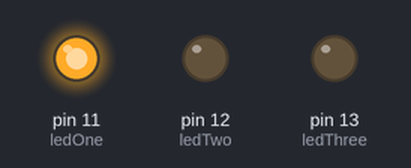
Simulated run of this sketch. Board: Arduino Uno, built with avr-gcc and run on an emulated ATmega328P. Shown: output pins drawn as LEDs (lit = HIGH).

Above: at 0.02 s.
At 0.72 s:
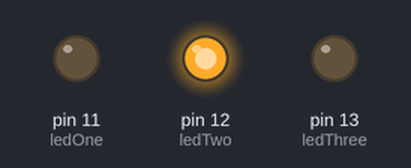
At 1.47 s:
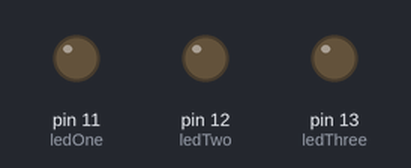
At 2.92 s:
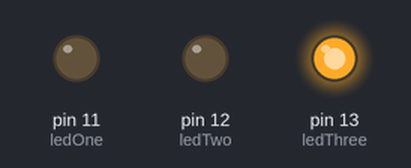
Timing chart, 0 to 3.2 s (numbered marks = the images above):
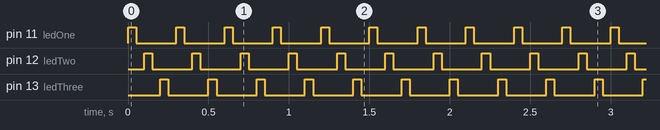

Measured:
- by itself, pin 11 (ledOne), pin 12 (ledTwo), pin 13 (ledThree): alternates HIGH for 0.05 s and LOW for 0.25 s

The sketch:

1_sequential_light_execution.ino
```cpp
const int ledOne   = 11;
const int ledTwo   = 12;
const int ledThree = 13;
//int count

void setup()
{
  pinMode(ledOne, OUTPUT);
  pinMode(ledTwo, OUTPUT);
  pinMode(ledThree, OUTPUT);
}

void executeLED(const int pin)
{

  digitalWrite(pin, HIGH);
  delay(50);
  digitalWrite(pin, LOW);
  delay(50);

}

void loop()
{
      for(int innerIndex = ledOne; innerIndex < ledThree+1; innerIndex++)
      {
        executeLED(innerIndex);
      }
}
```
